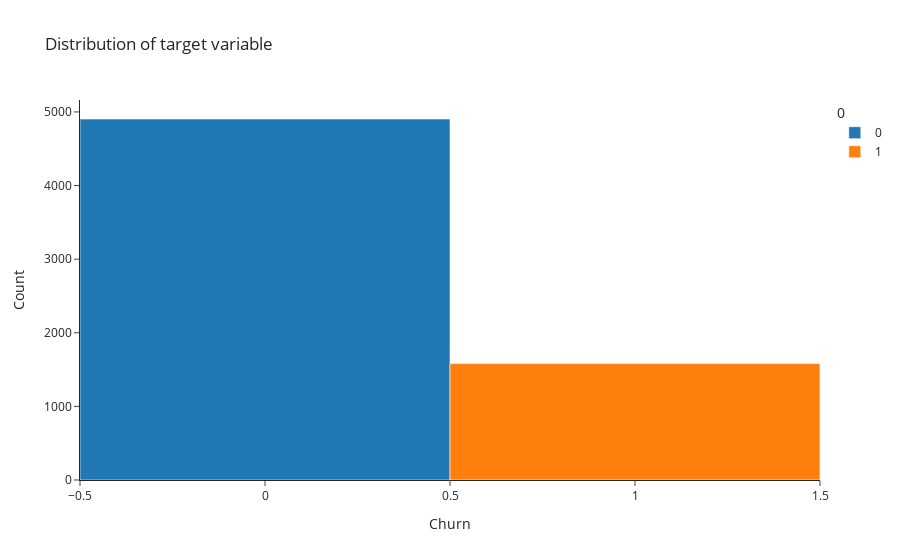

Source (notebook cell):
### Code cell
# Checking for target variable imabalance
fig = px.histogram(
    target,
    x = target[0],
    title = "Distribution of target variable",
    color = target[0],
    template='simple_white'
)

fig.update_layout(
    xaxis_title = "Churn",
    yaxis_title = "Count"
)

fig.show()

### Figure 1 — Plotly figure (JSON) as saved in the notebook; plotly's stock layout.template omitted (floating-point values rounded to 4 significant figures; data arrays with more than 128 entries replaced by an {"elided": "..."} marker saying what was removed)
{"data": [{"alignmentgroup": "True", "bingroup": "x", "hovertemplate": "0=%{x}<br>count=%{y}<extra></extra>", "legendgroup": "0", "marker": {"color": "#1F77B4", "pattern": {"shape": ""}}, "name": "0", "offsetgroup": "0", "orientation": "v", "showlegend": true, "type": "histogram", "x": {"elided": "4904 int values"}, "xaxis": "x", "yaxis": "y"}, {"alignmentgroup": "True", "bingroup": "x", "hovertemplate": "0=%{x}<br>count=%{y}<extra></extra>", "legendgroup": "1", "marker": {"color": "#FF7F0E", "pattern": {"shape": ""}}, "name": "1", "offsetgroup": "1", "orientation": "v", "showlegend": true, "type": "histogram", "x": {"elided": "1581 int values"}, "xaxis": "x", "yaxis": "y"}], "layout": {"barmode": "relative", "legend": {"title": {"text": "0"}, "tracegroupgap": 0}, "title": {"text": "Distribution of target variable"}, "xaxis": {"anchor": "y", "categoryarray": [0, 1], "categoryorder": "array", "domain": [0, 1], "title": {"text": "Churn"}}, "yaxis": {"anchor": "x", "domain": [0, 1], "title": {"text": "Count"}}}}
